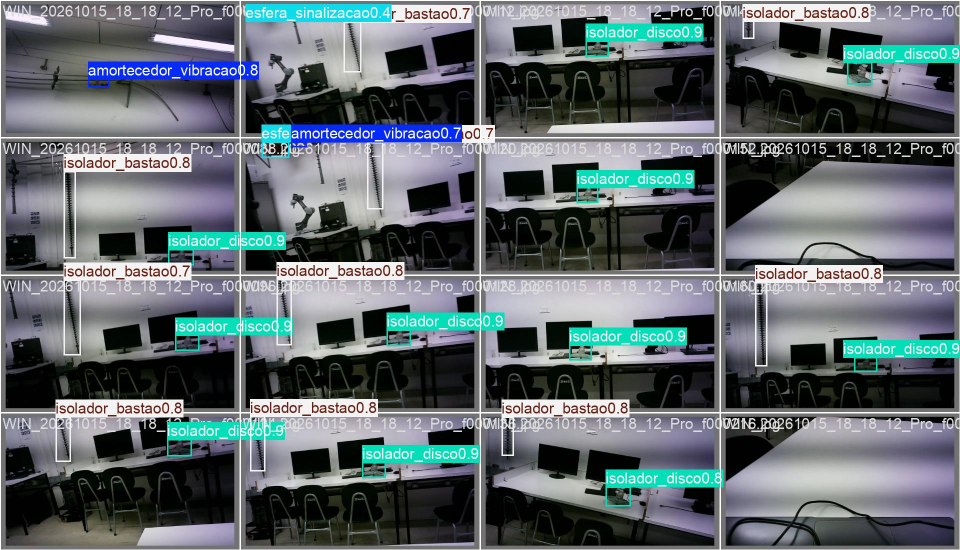
#> input picture runs/yolo11n_v1_test/val_batch0_pred.jpg, 1920 x 1100 px (shown at 1/2 size); its folder holds only this picture in this run
$ python -i extract.py   (imports and definitions only)   (older library calls are emulated)
#> lines starting #> are read from the running program, lines starting #| are printed output that depends on the picture
#> further down, picture is the input picture: shape (1100, 1920, 3); mean B, G, R 109.1, 104.9, 95.9
"""Etapa 1: vídeos -> frames diversos e nítidos.

Cascata de filtros (do mais barato ao mais caro):
  1. amostragem temporal (sample_fps)
  2. descarte de frames escuros
  3. descarte de frames borrados (variância do Laplaciano, relativa ao percentil 75 do vídeo)
  4. deduplicação em sequência (dHash): cada "corrida" de frames parecidos mantém só o mais nítido
  5. seleção por diversidade global (farthest-point sampling) entre todos os vídeos

Incremental: com manifest existente, só vídeos novos são lidos, e a seleção de diversidade
evita frames parecidos com os já selecionados.
"""
from __future__ import annotations

import csv
import shutil
from collections import Counter
from pathlib import Path

import cv2
import numpy as np

from .common import (
    ST_BLUR, ST_DARK, ST_DIV, ST_DUP, ST_OK, VIDEO_EXTS,
    imread, imwrite, path_of, read_manifest, sanitize, write_manifest,
)


# ----------------------------------------------------------------------------
# Descritores
# ----------------------------------------------------------------------------
# [12 lines left out: functions _dhash, _blur_score, not called in this run]


def _feature(bgr: np.ndarray) -> np.ndarray:
    """Vetor de diversidade: miniatura LAB (layout + iluminação) + histograma HSV (cores)."""
    thumb = cv2.resize(bgr, (32, 18), interpolation=cv2.INTER_AREA)
    lab = cv2.cvtColor(thumb, cv2.COLOR_BGR2LAB).astype(np.float32).ravel() / 255.0
#> lab = 1728 values, max 0.816 at index 894, min 0.0118 at index 1155, mean 0.472
    lab = lab / np.sqrt(lab.size) * 3.0  # ~ RMS por pixel, ponderado
#> lab = 1728 values, max 0.0589 at index 894, min 0.000849 at index 1155, mean 0.034
    small = cv2.resize(bgr, (160, 90), interpolation=cv2.INTER_AREA)
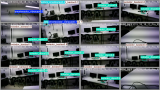
#> small: shape (90, 160, 3); mean B, G, R 109.1, 104.9, 95.9
    hsv = cv2.cvtColor(small, cv2.COLOR_BGR2HSV)
#> hsv: shape (90, 160, 3); mean H, S, V 85.1, 52.2, 112.7
    hist = cv2.calcHist([hsv], [0, 1], None, [12, 4], [0, 180, 0, 256]).ravel().astype(np.float32)
#> hist = 48 values, max 4419 at index 32, min 0 at index 2, mean 300
    hist = np.sqrt(hist / (hist.sum() + 1e-8))
#> hist = 48 values, max 0.554 at index 32, min 0 at index 2, mean 0.0985
    hist = hist / (np.linalg.norm(hist) + 1e-8) * 0.5
#> hist = 48 values, max 0.277 at index 32, min 0 at index 2, mean 0.0492
    return np.concatenate([lab, hist])


# ----------------------------------------------------------------------------
# Passo 1-2: leitura do vídeo
# ----------------------------------------------------------------------------
# [244 lines left out: functions _sample_video, _filter_video, farthest_point_sampling, _video_stems, _selected_features, run and 1 more, not called in this run]

>>> import cv2
>>> picture = cv2.imread('../runs/yolo11n_v1_test/val_batch0_pred.jpg')
>>> result = _feature(picture)
#> result = 1776 values, max 0.277 at index 1760, min 0 at index 1730, mean 0.0344

$ run again, on runs/yolo11n_v1_test/val_batch1_pred.jpg
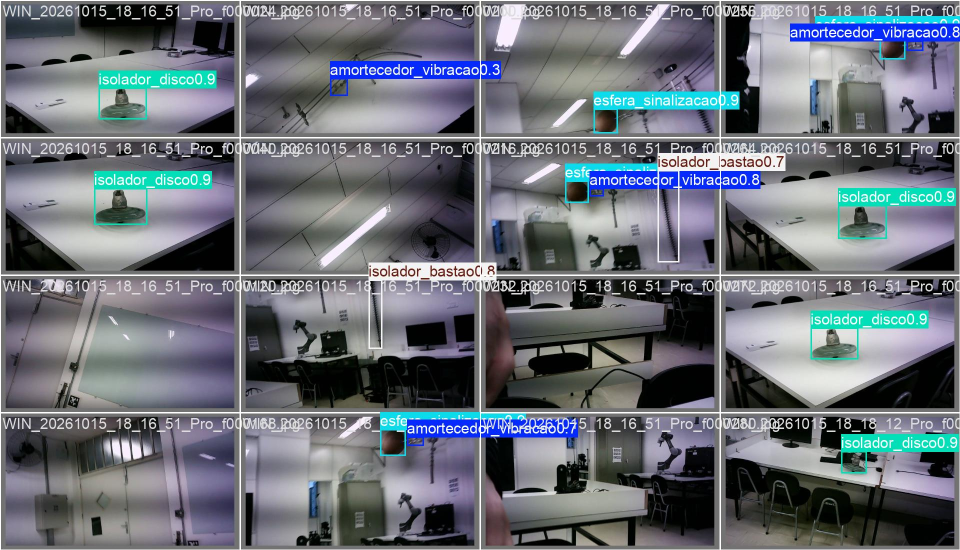
#> input picture runs/yolo11n_v1_test/val_batch1_pred.jpg, 1920 x 1100 px (shown at 1/2 size)
#> picture is the input picture: shape (1100, 1920, 3); mean B, G, R 119.7, 111.6, 105.9
#> in _feature, `lab = cv2.cvtColor(thumb, cv2.COLOR_BGR2LAB).astype(np.float32).ravel(..`: lab = 1728 values, max 0.882 at index 1233, min 0.0118 at index 1185, mean 0.484
#> in _feature, `lab = lab / np.sqrt(lab.size) * 3.0`: lab = 1728 values, max 0.0637 at index 1233, min 0.000849 at index 1185, mean 0.0349
#> in _feature, `small = cv2.resize(bgr, (160, 90), interpolation=cv2.INTER_AREA)`:
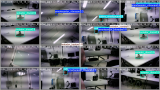
#> small: shape (90, 160, 3); mean B, G, R 119.7, 111.6, 105.9
#> hsv: shape (90, 160, 3); mean H, S, V 90.8, 40.6, 122.3
#> in _feature, `hist = cv2.calcHist([hsv], [0, 1], None, [12, 4], [0, 180, 0, 256]).ra..`: hist = 48 values, max 4665 at index 32, min 0 at index 3, mean 300
#> in _feature, `hist = np.sqrt(hist / (hist.sum() + 1e-8))`: hist = 48 values, max 0.569 at index 32, min 0 at index 3, mean 0.0986
#> in _feature, `hist = hist / (np.linalg.norm(hist) + 1e-8) * 0.5`: hist = 48 values, max 0.285 at index 32, min 0 at index 3, mean 0.0493
#> result = 1776 values, max 0.285 at index 1760, min 0 at index 1731, mean 0.0353

$ run again, on runs/yolo11n_v1_test/val_batch2_pred.jpg
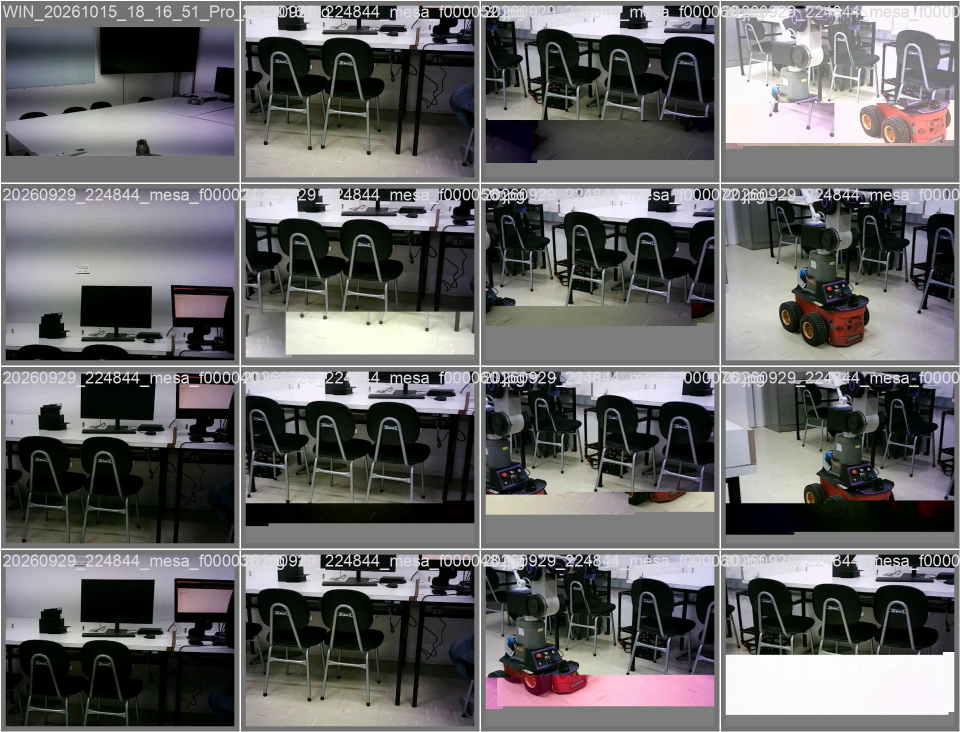
#> input picture runs/yolo11n_v1_test/val_batch2_pred.jpg, 1920 x 1464 px (shown at 1/2 size)
#> picture is the input picture: shape (1464, 1920, 3); mean B, G, R 101.8, 101.6, 102.1
#> in _feature, `lab = cv2.cvtColor(thumb, cv2.COLOR_BGR2LAB).astype(np.float32).ravel(..`: lab = 1728 values, max 0.933 at index 1617, min 0.0196 at index 681, mean 0.475
#> in _feature, `lab = lab / np.sqrt(lab.size) * 3.0`: lab = 1728 values, max 0.0674 at index 1617, min 0.00142 at index 681, mean 0.0343
#> in _feature, `small = cv2.resize(bgr, (160, 90), interpolation=cv2.INTER_AREA)`:
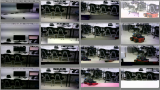
#> small: shape (90, 160, 3); mean B, G, R 101.8, 101.6, 102.1
#> hsv: shape (90, 160, 3); mean H, S, V 75, 41.6, 106.4
#> in _feature, `hist = cv2.calcHist([hsv], [0, 1], None, [12, 4], [0, 180, 0, 256]).ra..`: hist = 48 values, max 2920 at index 32, min 0 at index 38, mean 300
#> in _feature, `hist = np.sqrt(hist / (hist.sum() + 1e-8))`: hist = 48 values, max 0.45 at index 32, min 0 at index 38, mean 0.106
#> in _feature, `hist = hist / (np.linalg.norm(hist) + 1e-8) * 0.5`: hist = 48 values, max 0.225 at index 32, min 0 at index 38, mean 0.0532
#> result = 1776 values, max 0.225 at index 1760, min 0 at index 1766, mean 0.0348
